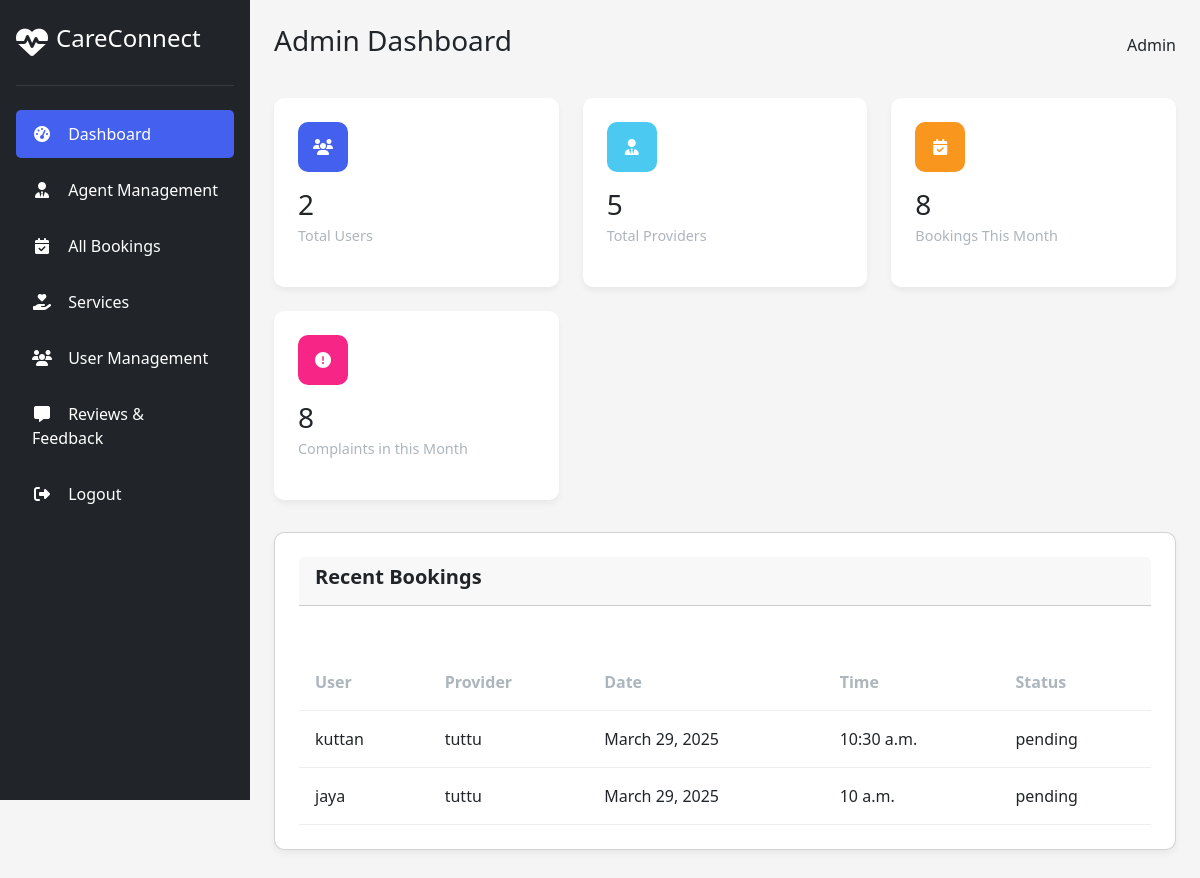
The page /admins/admins/ (signed in) on the database as committed earlier.
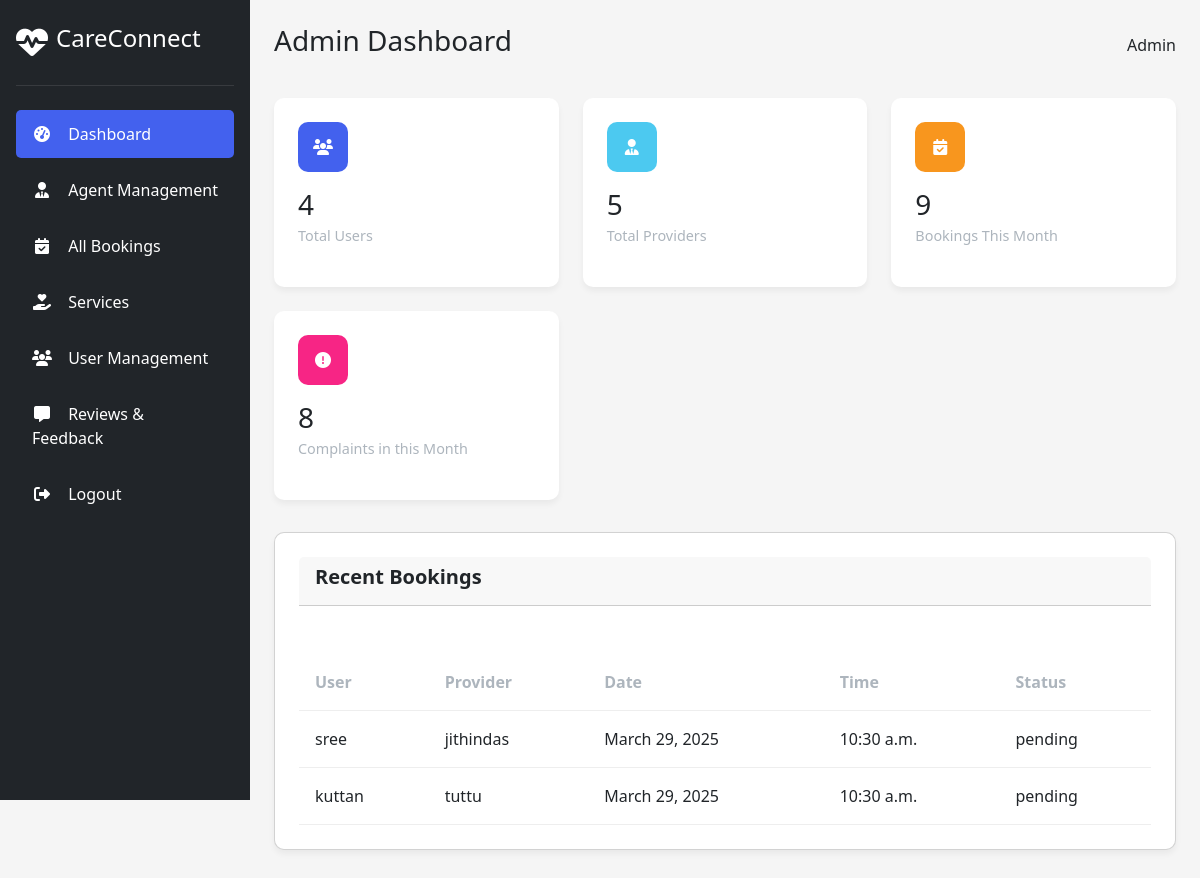
The same page on the database as committed later.
### admins/models.py (models this page shows, shortened)
class Booking_Model(models.Model):
    STATUS_CHOICES = [
        ('pending', 'Pending'),
        ('confirmed', 'Confirmed'),
        ('cancelled', 'Cancelled'),
    ]
    customer = models.ForeignKey(User, on_delete=models.CASCADE, related_name='customer_bookings')
    provider = models.ForeignKey(User, on_delete=models.CASCADE, related_name='provider_bookings')
    booking_date = models.DateField(default=timezone.now)
    booking_time = models.TimeField(default=timezone.now)
    status = models.CharField(max_length=20, choices=STATUS_CHOICES, default='pending')
    created_at = models.DateTimeField(auto_now_add=True)
    updated_at = models.DateTimeField(auto_now=True)

class User(AbstractUser):
    user_type = models.CharField(max_length=20, choices=[
        ('customer', 'Customer'),
        ('service_provider', 'Service Provider')
    ])

### admins/views.py (the view)
# urls.py: path('admins/',Admin_View.as_view(),name='admins'),
class Admin_View(LoginRequiredMixin,View):
    def get(self, request):
        total_customers = User.objects.filter(user_type='customer').count()
        active_agents = UserProfile_Model.objects.filter(
            user__user_type='service_provider',
            is_active=True
        ).count()
        now = timezone.now()
        bookings_this_month = Booking_Model.objects.filter(
            created_at__year=now.year,
            created_at__month=now.month
        ).count()
        bookings=Booking_Model.objects.all().order_by('-id')[:2]
        context = {
            'total_customers': total_customers,
            'active_agents': active_agents,
            'bookings_this_month': bookings_this_month,
            'bookings':bookings
        }
        return render(request, 'admin.html', context)

### admins/templates/admin.html (shortened to what the changed rows need)
<!DOCTYPE html>
<html lang="en">
<head>
    <link rel="stylesheet" href="https://cdn.jsdelivr.net/npm/bootstrap-icons@1.11.3/font/bootstrap-icons.min.css">
    <link href="https://cdn.jsdelivr.net/npm/bootstrap@5.3.3/dist/css/bootstrap.min.css" rel="stylesheet">
    <link rel="stylesheet" href="https://cdnjs.cloudflare.com/ajax/libs/font-awesome/6.4.0/css/all.min.css">
</head>
<body>
    <div class="dashboard">
        <div class="sidebar">
            <a class="menu_a" href="{% url 'home' %}">
            <div class="logo">
                <h2>CareConnect</h2>
            </div></a>
            </div>
        </div>
        <div class="main-content">
            {% block content %}
            <div class="header">
                <h1>Admin Dashboard</h1>
            </div>
            <div class="stats-container">
                <div class="stat-card">
                    <div class="icon" style="background-color: var(--primary);">
                        <i class="fas fa-users"></i>
                    </div>
                    <h3>{{ total_customers }}</h3>
                    <p>Total Users</p>
                </div>
                <div class="stat-card">
                    <div class="icon" style="background-color: var(--warning);">
                        <i class="fas fa-calendar-check"></i>
                    </div>
                    <h3>{{ bookings_this_month }}</h3>
                    <p>Bookings This Month</p>
                </div>
            </div>
            <div class="card">
                <div class="card-header">
                    <h2 class="card-title">Recent Bookings</h2>
                </div>
                <table>
                    <thead>
                        <tr>
                            <th>User</th>
                            <th>Provider</th>
                            <th>Date</th>
                            <th>Time</th>
                            <th>Status</th>
                        </tr>
                    </thead>
                    <tbody>
                        {% for booking in bookings %}
                        <tr>
                            <td>{{ booking.customer.username }}</td>
                            <td>{{ booking.provider.username }}</td>
                            <td>{{ booking.booking_date }}</td>
                            <td>{{ booking.booking_time }}</td>
                            <td>{{ booking.status }}</td>
                        </tr>
                        {% endfor %}
                    </tbody>
                </table>
            </div>
            {% endblock %}
        </div>
</body>
</html>

Rows that differ between the two databases and show on the page:
no longer on this page (row unchanged): Booking_Model: customer.username "jaya", provider.username "tuttu", booking_date "March 29, 2025", booking_time "10 a.m.", status "pending"
added Booking_Model: customer.username "sree", provider.username "jithindas", booking_date "March 29, 2025", booking_time "10:30 a.m.", status "pending"
Other text that changed with them:
{{ total_customers }}: "2" → "4"
{{ bookings_this_month }}: "8" → "9"
